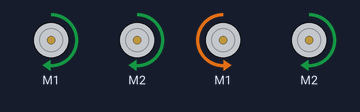
Bench run of a sketch on a simulated Arduino Uno, built with avr-gcc and run on an emulated ATmega328P. Shown: 4 × DC motor (green arrow = forward, orange = backward, longer = faster).

Above: at 0.1 s.
Timing chart, 0 to 1.6 s (numbered marks = the images above):
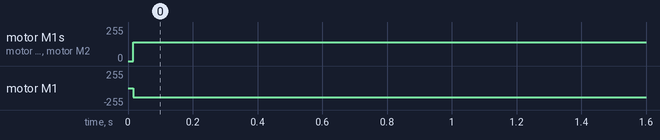

The sketch:

sabertooth_with_equations.ino
```cpp
int theta=90;


#include <SoftwareSerial.h>
#include <SabertoothSimplified.h>

SoftwareSerial SWSerial1(NOT_A_PIN, 9);
SabertoothSimplified ST1(SWSerial1);
SoftwareSerial SWSerial2(NOT_A_PIN, 6);
SabertoothSimplified ST2(SWSerial2);
void setup()
{
  SWSerial1.begin(9600);

  SWSerial2.begin(9600);
}

void loop()
{
  int a=100*sin((theta-45)*3.142/180);
  int b=100*sin((135-theta)*3.142/180);
  int c=100*sin((theta-45)*3.142/180);
  int d=100*sin((135-theta)*3.142/180);

  ST1.motor(1,a);
  ST1.motor(2,b);
  ST2.motor(1,-c);
  ST2.motor(2,d);


}
```

Measured:
- by itself, motor M1, motor M2, motor M2: stopped → forward 140/255 at 0.02 s
- by itself, motor M1: stopped → backward 140/255 at 0.02 s
